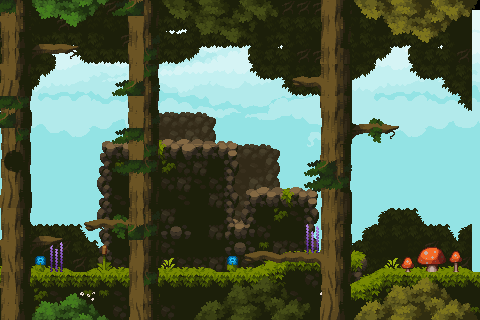

Rendered tile map (Tiled .tmx) drawn with the repository's tilesets; below, a short description and the map source with its tile grids summarised:
An orthogonal 30x20 tile map with 16x16 px tiles, 4 tile layers (Background Layer, Background Tiles, Foreground Tiles, Cover Layer), 2 tilesets, 1 image layer and 10 objects (Player, Ground 2).

<map version="1.10" tiledversion="1.11.2" orientation="orthogonal" renderorder="right-down" width="30" height="20" tilewidth="16" tileheight="16" infinite="0" nextlayerid="8" nextobjectid="15">
 <tileset firstgid="1" source="Legacy Fantasy - High Forest.tsx" />
 <tileset firstgid="626" source="Props-Rocks.tsx" />
 <imagelayer id="3" name="Background Image" locked="1" offsetx="0" offsety="10" parallaxx="0.5" repeatx="1">
  <image source="Background.png" width="480" height="272" />
 </imagelayer>
 <layer id="7" name="Background Layer" width="30" height="20" offsetx="-8" offsety="0" parallaxx="0.95">
  <data>[600 cells, 356 non-empty, 26 distinct tile ids]</data>
 </layer>
 <layer id="1" name="Background Tiles" width="30" height="20">
  <data>[600 cells, 220 non-empty, 57 distinct tile ids]</data>
 </layer>
 <layer id="2" name="Foreground Tiles" width="30" height="20" locked="1">
  <data>[600 cells, 26 non-empty, 16 distinct tile ids]</data>
 </layer>
 <objectgroup id="6" name="Object Layer">
  <object id="2" name="Player" x="64" y="240" width="14" height="32">
   <properties>
    <property name="BodyType" value="Dynamic" />
    <property name="CameraTarget" value="{ &quot;Offset&quot;:&quot;0.0,-0.5&quot;, &quot;Zoom&quot;:4}" />
    <property name="DebugController" value="{}" />
    <property name="Density" type="float" value="0.95" />
    <property name="FixedRotation" type="bool" value="true" />
    <property name="Friction" type="float" value="2" />
    <property name="KeyboardController" value="{}" />
   </properties>
  </object>
  <object id="3" template="templates/Ground.tx" x="0" y="272" />
  <object id="4" template="templates/GroundPoly.tx" x="256" y="272">
   <polygon points="0,0 32.9057,-16 109,-16 109,48 0,48" />
  </object>
  <object id="5" name="Ground 2" x="480" y="272">
   <properties>
    <property name="BodyType" value="Static" />
   </properties>
   <polygon points="0,0 0,48 -128,48 -128,16 -96,0" />
  </object>
  <object id="6" template="templates/OneWayPlatform.tx" x="229" y="224">
   <polyline points="0,0 21,0" />
  </object>
  <object id="7" template="templates/OneWayPlatform.tx" x="246" y="192">
   <polyline points="0,0 71,0" />
  </object>
  <object id="8" template="templates/OneWayPlatform.tx" x="102" y="144">
   <polyline points="0,0 135,0" />
  </object>
  <object id="12" gid="497" x="256" y="175" width="16" height="16" />
  <object id="13" gid="499" x="311" y="234" width="16" height="16" />
  <object id="14" gid="522" x="100" y="127" width="16" height="16" />
 </objectgroup>
 <layer id="5" name="Cover Layer" width="30" height="20" parallaxx="1.1">
  <data>[600 cells, 280 non-empty, 112 distinct tile ids]</data>
 </layer>
</map>
